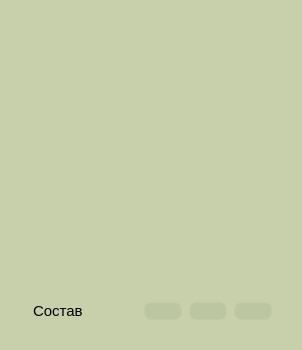
               <widget class="QFrame" name="frame_9">
                <property name="sizePolicy">
                 <sizepolicy hsizetype="Expanding" vsizetype="Preferred">
                  <horstretch>0</horstretch>
                  <verstretch>0</verstretch>
                 </sizepolicy>
                </property>
                <property name="minimumSize">
                 <size>
                  <width>0</width>
                  <height>350</height>
                 </size>
                </property>
                <property name="font">
                 <font>
                  <family>a_FuturaRoundTitulSh</family>
                  <pointsize>10</pointsize>
                  <weight>75</weight>
                  <bold>true</bold>
                 </font>
                </property>
                <property name="styleSheet">
                 <string notr="true">*{
background-color:#C8D0AB;
border: 3px solid transparent;
border-radius:30px;
}
</string>
                </property>
                <property name="frameShape">
                 <enum>QFrame::StyledPanel</enum>
                </property>
                <property name="frameShadow">
                 <enum>QFrame::Raised</enum>
                </property>
                <layout class="QVBoxLayout" name="verticalLayout_6">
                 <property name="leftMargin">
                  <number>20</number>
                 </property>
                 <property name="topMargin">
                  <number>20</number>
                 </property>
                 <property name="rightMargin">
                  <number>20</number>
                 </property>
                 <property name="bottomMargin">
                  <number>20</number>
                 </property>
                 <item>
                  <widget class="QTableWidget" name="tableWidget_ingr">
                   <property name="enabled">
                    <bool>true</bool>
                   </property>
                   <property name="font">
                    <font>
                     <family>MS Shell Dlg 2</family>
                     <pointsize>10</pointsize>
                    </font>
                   </property>
                   <property name="focusPolicy">
                    <enum>Qt::NoFocus</enum>
                   </property>
                   <property name="styleSheet">
                    <string notr="true">QTableWidget:disabled{
color:black;
}
QTableWidget::item:selected:disabled{
color:black;
}
/* Яейки*/
* {
    gridline-color: #071e26 ;
    font-size: 10pt;
	spacing:15px;
}


/* Черная линия сбоку*/
QHeaderView{
background-color: rgb(200, 208, 171);
}
/* Левый квадрат*/
QTableCornerButton::section {
   background-color: transparent;
margin-top:12px;
margin-bottom:18px;
margin-right:15px;
margin-left:8px;
border-image: url(':/icons/icons_images/database.svg') 0 0 0 0 stretch stretch;
	
	
}
/*заголовки*/
QHeaderView::section {
    background-color: black;
	border: 1px solid transparent;
	border-radius:2px;
	font-size:16px;
	padding-bottom:9px;
	padding-right:10px;
}
/* Горизонтальные заголовки*/
QHeaderView::section:horizontal{
background-color: transparent;
color:black; 
border-radius:0px;
border-bottom:2px solid #BCC6A1;
margin-bottom:5px;
font-style: italic;
padding-top:6px;


}

/* Вертикальные заголовки*/
QHeaderView::section:vertical{
background-color: transparent;
color:black; 
font-size:12px;
border-radius:0px;
border-right:2px solid #BCC6A1;
margin-right:5px;
margin-bottom:4px;
font-style: italic;
padding-left:8px;
padding-top:9px;
padding-bottom:6px;
margin-top:-4px;
spacing:10px;
}

/*АКТИВНЫЕ СЕКЦИИ ПРИ НАВЕДЕНИИ!*/


/*ячейка при наведении*/
QTableWidget::item:hover {
	background-color:#E1E5C3;
	border-radius: 3px;
}
/* Горизонтальный активный сектор*/
QHeaderView::section:horizontal:hover{
background-color: #E1E5C3;
border-bottom:2px solid #BCC6A1;
border-radius: 5px;

}
/* Вертикальный активный сектор*/
QHeaderView::section:vertical:hover{
background-color: #E1E5C3;
border-right:2px solid #BCC6A1;
border-radius: 5px;
}
/*выделенная строка*/
QTableWidget::item:selected {
	background-color: #FBFFD8;
	border-radius: 3px;

}</string>
                   </property>
                   <property name="verticalScrollBarPolicy">
                    <enum>Qt::ScrollBarAsNeeded</enum>
                   </property>
                   <property name="sizeAdjustPolicy">
                    <enum>QAbstractScrollArea::AdjustIgnored</enum>
                   </property>
                   <property name="autoScroll">
                    <bool>true</bool>
                   </property>
                   <property name="editTriggers">
                    <set>QAbstractItemView::NoEditTriggers</set>
                   </property>
                   <property name="tabKeyNavigation">
                    <bool>false</bool>
                   </property>
                   <property name="showDropIndicator" stdset="0">
                    <bool>false</bool>
                   </property>
                   <property name="defaultDropAction">
                    <enum>Qt::IgnoreAction</enum>
                   </property>
                   <property name="selectionMode">
                    <enum>QAbstractItemView::SingleSelection</enum>
                   </property>
                   <property name="selectionBehavior">
                    <enum>QAbstractItemView::SelectRows</enum>
                   </property>
                   <property name="textElideMode">
                    <enum>Qt::ElideNone</enum>
                   </property>
                   <property name="verticalScrollMode">
                    <enum>QAbstractItemView::ScrollPerPixel</enum>
                   </property>
                   <property name="horizontalScrollMode">
                    <enum>QAbstractItemView::ScrollPerPixel</enum>
                   </property>
                   <property name="showGrid">
                    <bool>false</bool>
                   </property>
                   <property name="sortingEnabled">
                    <bool>false</bool>
                   </property>
                   <property name="wordWrap">
                    <bool>false</bool>
                   </property>
                   <property name="cornerButtonEnabled">
                    <bool>false</bool>
                   </property>
                   <attribute name="horizontalHeaderCascadingSectionResizes">
                    <bool>true</bool>
                   </attribute>
                   <attribute name="horizontalHeaderStretchLastSection">
                    <bool>true</bool>
                   </attribute>
                   <attribute name="verticalHeaderCascadingSectionResizes">
                    <bool>false</bool>
                   </attribute>
                  </widget>
                 </item>
                 <item>
                  <widget class="QFrame" name="frame_10">
                   <property name="styleSheet">
                    <string notr="true">background-color:#C8D0AB;
border: 3px solid transparent;
border-radius:30px;</string>
                   </property>
                   <property name="frameShape">
                    <enum>QFrame::StyledPanel</enum>
                   </property>
                   <property name="frameShadow">
                    <enum>QFrame::Raised</enum>
                   </property>
                   <layout class="QHBoxLayout" name="horizontalLayout_10">
                    <property name="spacing">
                     <number>20</number>
                    </property>
                    <property name="leftMargin">
                     <number>0</number>
                    </property>
                    <property name="topMargin">
                     <number>0</number>
                    </property>
                    <property name="rightMargin">
                     <number>0</number>
                    </property>
                    <property name="bottomMargin">
                     <number>0</number>
                    </property>
                    <item>
                     <widget class="QLabel" name="label_2">
                      <property name="font">
                       <font>
                        <pointsize>11</pointsize>
                        <italic>false</italic>
                        <underline>false</underline>
                        <strikeout>false</strikeout>
                       </font>
                      </property>
                      <property name="styleSheet">
                       <string notr="true">width: 50%;</string>
                      </property>
                      <property name="text">
                       <string>Состав</string>
                      </property>
                     </widget>
                    </item>
                    <item alignment="Qt::AlignRight">
                     <widget class="QFrame" name="frame_16">
                      <property name="styleSheet">
                       <string notr="true">*{
background-color:transparent;
border: 3px solid transparent;
}
QPushButton {
border-radius:8px;
}

</string>
                      </property>
                      <property name="frameShape">
                       <enum>QFrame::StyledPanel</enum>
                      </property>
                      <property name="frameShadow">
                       <enum>QFrame::Raised</enum>
                      </property>
                      <layout class="QHBoxLayout" name="horizontalLayout_11">
                       <property name="spacing">
                        <number>5</number>
                       </property>
                       <property name="leftMargin">
                        <number>0</number>
                       </property>
                       <property name="topMargin">
                        <number>0</number>
                       </property>
                       <property name="rightMargin">
                        <number>0</number>
                       </property>
                       <property name="bottomMargin">
                        <number>0</number>
                       </property>
                       <item>
                        <widget class="QPushButton" name="pushButton_add_ingr">
                         <property name="enabled">
                          <bool>false</bool>
                         </property>
                         <property name="minimumSize">
                          <size>
                           <width>40</width>
                           <height>0</height>
                          </size>
                         </property>
                         <property name="styleSheet">
                          <string notr="true">QPushButton:enabled{
background-color:rgb(114, 255, 123);
}
QPushButton:disabled{
background-color:rgb(188, 198, 161);
}
QPushButton:hover{
background-color:rgb(46, 239, 46);
}
QPushButton:pressed{
background-color:rgb(122, 255, 101);
}
</string>
                         </property>
                         <property name="text">
                          <string/>
                         </property>
                         <property name="icon">
                          <iconset resource="icons/icons.qrc">
                           <normaloff>:/icons/icons_images/plus-square.svg</normaloff>:/icons/icons_images/plus-square.svg</iconset>
                         </property>
                         <property name="iconSize">
                          <size>
                           <width>20</width>
                           <height>20</height>
                          </size>
                         </property>
                        </widget>
                       </item>
                       <item>
                        <widget class="QPushButton" name="pushButton_edit_ingr">
                         <property name="enabled">
                          <bool>false</bool>
                         </property>
                         <property name="minimumSize">
                          <size>
                           <width>40</width>
                           <height>0</height>
                          </size>
                         </property>
                         <property name="toolTip">
                          <string>&lt;b&gt;Иsdadadзменить&lt;/b&gt;
</string>
                         </property>
                         <property name="whatsThis">
                          <string>&lt;html&gt;&lt;head/&gt;&lt;body&gt;&lt;p&gt;dadasd&lt;/p&gt;&lt;/body&gt;&lt;/html&gt;</string>
                         </property>
                         <property name="styleSheet">
                          <string notr="true">QPushButton:enabled{
background-color:rgb(239, 199, 0);
}
QPushButton:disabled{
background-color:rgb(188, 198, 161);
}
QPushButton:hover{
background-color:rgb(255, 191, 0);
}
QPushButton:pressed{
background-color:rgb(252, 198, 1);
}
</string>
                         </property>
                         <property name="text">
                          <string/>
                         </property>
                         <property name="icon">
                          <iconset resource="icons/icons.qrc">
                           <normaloff>:/icons/icons_images/edit-2.svg</normaloff>:/icons/icons_images/edit-2.svg</iconset>
                         </property>
                         <property name="iconSize">
                          <size>
                           <width>20</width>
                           <height>20</height>
                          </size>
                         </property>
                        </widget>
                       </item>
                       <item>
                        <widget class="QPushButton" name="pushButton_delete_ingr">
                         <property name="enabled">
                          <bool>false</bool>
                         </property>
                         <property name="minimumSize">
                          <size>
                           <width>40</width>
                           <height>0</height>
                          </size>
                         </property>
                         <property name="styleSheet">
                          <string notr="true">QPushButton:enabled{
background-color:rgb(255, 73, 73);
}
QPushButton:disabled{
background-color:rgb(188, 198, 161);
}
QPushButton:hover{
background-color:rgb(255, 0, 0);
}
QPushButton:pressed{
background-color:rgb(255, 73, 73);
}
</string>
                         </property>
                         <property name="text">
                          <string/>
                         </property>
                         <property name="icon">
                          <iconset resource="icons/icons.qrc">
                           <normaloff>:/icons/icons_images/delete.svg</normaloff>:/icons/icons_images/delete.svg</iconset>
                         </property>
                         <property name="iconSize">
                          <size>
                           <width>20</width>
                           <height>20</height>
                          </size>
                         </property>
                        </widget>
                       </item>
                      </layout>
                     </widget>
                    </item>
                   </layout>
                  </widget>
                 </item>
                </layout>
               </widget>
